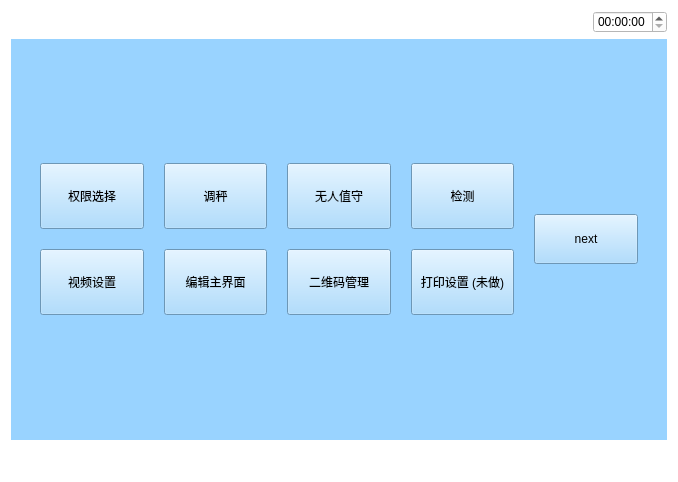
<?xml version="1.0" encoding="UTF-8"?>
<ui version="4.0">
 <class>page2</class>
 <widget class="QWidget" name="page2">
  <property name="geometry">
   <rect>
    <x>0</x>
    <y>0</y>
    <width>678</width>
    <height>482</height>
   </rect>
  </property>
  <property name="windowTitle">
   <string>Form</string>
  </property>
  <property name="styleSheet">
   <string notr="true">background-color: rgb(255, 255, 255);</string>
  </property>
  <layout class="QVBoxLayout" name="verticalLayout" stretch="1,5,1">
   <item>
    <layout class="QHBoxLayout" name="horizontalLayout_5">
     <item>
      <widget class="QPushButton" name="pushButton">
       <property name="text">
        <string/>
       </property>
       <property name="icon">
        <iconset resource="myimages.qrc">
         <normaloff>:/image/images/4g.png</normaloff>:/image/images/4g.png</iconset>
       </property>
       <property name="flat">
        <bool>true</bool>
       </property>
      </widget>
     </item>
     <item>
      <widget class="QPushButton" name="pushButton_2">
       <property name="text">
        <string/>
       </property>
       <property name="icon">
        <iconset resource="myimages.qrc">
         <normaloff>:/image/images/wireless.svg</normaloff>:/image/images/wireless.svg</iconset>
       </property>
       <property name="flat">
        <bool>true</bool>
       </property>
      </widget>
     </item>
     <item>
      <widget class="QPushButton" name="pushButton_3">
       <property name="text">
        <string/>
       </property>
       <property name="icon">
        <iconset resource="myimages.qrc">
         <normaloff>:/image/images/bl.svg</normaloff>:/image/images/bl.svg</iconset>
       </property>
       <property name="flat">
        <bool>true</bool>
       </property>
      </widget>
     </item>
     <item>
      <widget class="QPushButton" name="pushButton_4">
       <property name="text">
        <string/>
       </property>
       <property name="icon">
        <iconset resource="myimages.qrc">
         <normaloff>:/image/images/locate.svg</normaloff>:/image/images/locate.svg</iconset>
       </property>
       <property name="flat">
        <bool>true</bool>
       </property>
      </widget>
     </item>
     <item>
      <spacer name="horizontalSpacer_4">
       <property name="orientation">
        <enum>Qt::Horizontal</enum>
       </property>
       <property name="sizeHint" stdset="0">
        <size>
         <width>40</width>
         <height>20</height>
        </size>
       </property>
      </spacer>
     </item>
     <item>
      <widget class="QTimeEdit" name="timeEdit_2"/>
     </item>
    </layout>
   </item>
   <item>
    <widget class="QWidget" name="widget" native="true">
     <property name="sizePolicy">
      <sizepolicy hsizetype="Preferred" vsizetype="Preferred">
       <horstretch>0</horstretch>
       <verstretch>0</verstretch>
      </sizepolicy>
     </property>
     <property name="contextMenuPolicy">
      <enum>Qt::DefaultContextMenu</enum>
     </property>
     <property name="styleSheet">
      <string notr="true">background-color: rgb(153, 211, 255);</string>
     </property>
     <layout class="QVBoxLayout" name="verticalLayout_2">
      <item>
       <layout class="QGridLayout" name="gridLayout">
        <property name="sizeConstraint">
         <enum>QLayout::SetDefaultConstraint</enum>
        </property>
        <property name="margin">
         <number>20</number>
        </property>
        <property name="spacing">
         <number>20</number>
        </property>
        <item row="1" column="3">
         <widget class="QPushButton" name="print">
          <property name="minimumSize">
           <size>
            <width>66</width>
            <height>66</height>
           </size>
          </property>
          <property name="text">
           <string>打印设置 (未做)</string>
          </property>
         </widget>
        </item>
        <item row="0" column="2">
         <widget class="QPushButton" name="unmanned">
          <property name="minimumSize">
           <size>
            <width>66</width>
            <height>66</height>
           </size>
          </property>
          <property name="text">
           <string>无人值守</string>
          </property>
         </widget>
        </item>
        <item row="0" column="3">
         <widget class="QPushButton" name="check">
          <property name="minimumSize">
           <size>
            <width>66</width>
            <height>66</height>
           </size>
          </property>
          <property name="text">
           <string>检测</string>
          </property>
         </widget>
        </item>
        <item row="1" column="1">
         <widget class="QPushButton" name="editBtn">
          <property name="minimumSize">
           <size>
            <width>66</width>
            <height>66</height>
           </size>
          </property>
          <property name="text">
           <string>编辑主界面</string>
          </property>
         </widget>
        </item>
        <item row="0" column="1">
         <widget class="QPushButton" name="adjustable">
          <property name="minimumSize">
           <size>
            <width>66</width>
            <height>66</height>
           </size>
          </property>
          <property name="text">
           <string>调秤</string>
          </property>
         </widget>
        </item>
        <item row="1" column="0">
         <widget class="QPushButton" name="video">
          <property name="minimumSize">
           <size>
            <width>66</width>
            <height>66</height>
           </size>
          </property>
          <property name="text">
           <string>视频设置</string>
          </property>
         </widget>
        </item>
        <item row="1" column="2">
         <widget class="QPushButton" name="QRcode">
          <property name="minimumSize">
           <size>
            <width>66</width>
            <height>66</height>
           </size>
          </property>
          <property name="text">
           <string>二维码管理</string>
          </property>
         </widget>
        </item>
        <item row="0" column="0">
         <widget class="QPushButton" name="permission">
          <property name="minimumSize">
           <size>
            <width>66</width>
            <height>66</height>
           </size>
          </property>
          <property name="text">
           <string>权限选择</string>
          </property>
         </widget>
        </item>
        <item row="0" column="4" rowspan="2">
         <widget class="QPushButton" name="next">
          <property name="sizePolicy">
           <sizepolicy hsizetype="Ignored" vsizetype="Fixed">
            <horstretch>0</horstretch>
            <verstretch>0</verstretch>
           </sizepolicy>
          </property>
          <property name="minimumSize">
           <size>
            <width>50</width>
            <height>50</height>
           </size>
          </property>
          <property name="text">
           <string>next</string>
          </property>
          <property name="flat">
           <bool>false</bool>
          </property>
         </widget>
        </item>
       </layout>
      </item>
     </layout>
    </widget>
   </item>
   <item>
    <layout class="QHBoxLayout" name="horizontalLayout">
     <item>
      <widget class="QPushButton" name="returnIndex">
       <property name="font">
        <font>
         <family>AR PL UMing TW MBE</family>
        </font>
       </property>
       <property name="styleSheet">
        <string notr="true">border-image: url(:/image/images/index.svg);</string>
       </property>
       <property name="text">
        <string/>
       </property>
       <property name="icon">
        <iconset resource="myimages.qrc">
         <normaloff>:/image/images/index.svg</normaloff>:/image/images/index.svg</iconset>
       </property>
       <property name="iconSize">
        <size>
         <width>40</width>
         <height>40</height>
        </size>
       </property>
       <property name="flat">
        <bool>true</bool>
       </property>
      </widget>
     </item>
     <item>
      <spacer name="horizontalSpacer">
       <property name="orientation">
        <enum>Qt::Horizontal</enum>
       </property>
       <property name="sizeHint" stdset="0">
        <size>
         <width>40</width>
         <height>20</height>
        </size>
       </property>
      </spacer>
     </item>
     <item>
      <widget class="QPushButton" name="returnPage">
       <property name="text">
        <string/>
       </property>
       <property name="icon">
        <iconset resource="myimages.qrc">
         <normaloff>:/image/images/shangyiye.svg</normaloff>:/image/images/shangyiye.svg</iconset>
       </property>
       <property name="iconSize">
        <size>
         <width>40</width>
         <height>40</height>
        </size>
       </property>
       <property name="flat">
        <bool>true</bool>
       </property>
      </widget>
     </item>
    </layout>
   </item>
  </layout>
 </widget>
 <resources>
  <include location="myimages.qrc"/>
 </resources>
 <connections/>
</ui>
